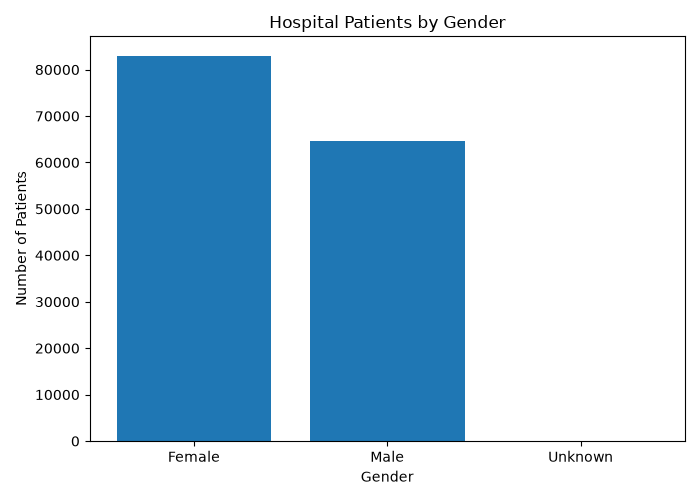

The Python source for this figure:
import matplotlib.pyplot as plt

genders = ["Female", "Male", "Unknown"]
patient_counts = [83021, 64628, 1]

plt.figure(figsize=(7, 5))

plt.bar(genders, patient_counts)

plt.title("Hospital Patients by Gender")
plt.xlabel("Gender")
plt.ylabel("Number of Patients")

plt.tight_layout()

plt.savefig("outputs/charts/gender_distribution.png")

plt.show()
